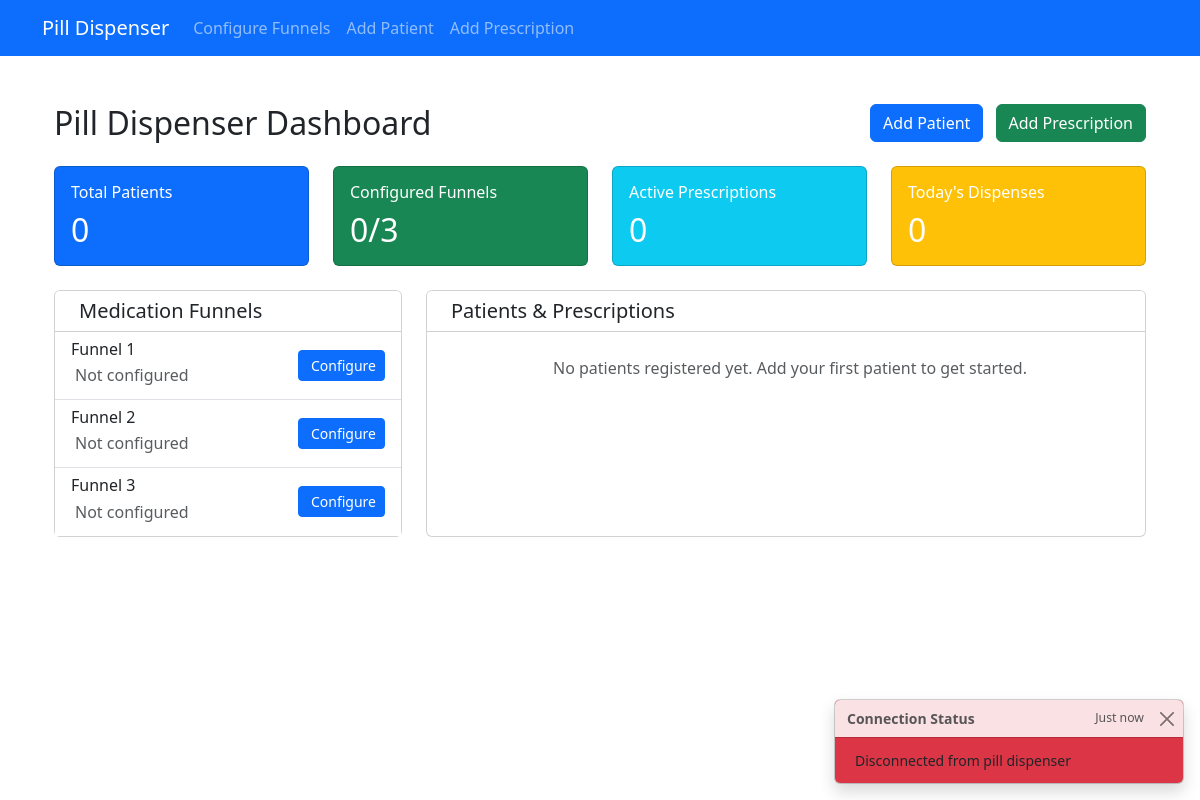
The page / on the database its author committed.
### app.py (models this page shows)
class Funnel(db.Model):
    id = db.Column(db.Integer, primary_key=True)
    name = db.Column(db.String(100), nullable=False)
    medication = db.Column(db.String(100), nullable=False)
    capacity = db.Column(db.Integer, nullable=False)
    is_configured = db.Column(db.Boolean, default=False)

### app.py (the view)
@app.route('/')
def index():
    funnels = Funnel.query.all()
    patients = Patient.query.all()
    return render_template('index.html', funnels=funnels, patients=patients)

### templates/index.html (shortened to what this page needs)
{% extends "base.html" %}
{% block content %}
<div class="container-fluid py-4">
    <div class="row mb-4">
        <div class="col-12">
            <div class="d-flex justify-content-between align-items-center">
                <h2 class="mb-0">Pill Dispenser Dashboard</h2>
                <div>
                    <a href="{{ url_for('add_patient') }}" class="btn btn-primary me-2">
                         Add Patient
                    </a>
                    <a href="{{ url_for('add_prescription') }}" class="btn btn-success">
                         Add Prescription
                    </a>
                </div>
            </div>
        </div>
    </div>
    <div class="row mb-4">
        <div class="col-md-3">
            <div class="card bg-primary text-white">
                <div class="card-body">
                    <h6 class="card-title">Total Patients</h6>
                    <h2 class="mb-0">{{ patients|length }}</h2>
                </div>
            </div>
        </div>
        <div class="col-md-3">
            <div class="card bg-success text-white">
                <div class="card-body">
                    <h6 class="card-title">Configured Funnels</h6>
                    <h2 class="mb-0">{{ funnels|selectattr('is_configured')|list|length }}/{{ funnels|length }}</h2>
                </div>
            </div>
        </div>
        <div class="col-md-3">
            <div class="card bg-info text-white">
                <div class="card-body">
                    <h6 class="card-title">Active Prescriptions</h6>
                    <h2 class="mb-0">{{ patients|map(attribute='prescriptions')|map('length')|sum }}</h2>
                </div>
            </div>
        </div>
        <div class="col-md-3">
            <div class="card bg-warning text-white">
                <div class="card-body">
                    <h6 class="card-title">Today's Dispenses</h6>
                    <h2 class="mb-0" id="todayDispenses">0</h2>
                </div>
            </div>
        </div>
    </div>
    <div class="row">
        <div class="col-md-4">
            <div class="card h-100">
                <div class="card-header bg-white">
                    <h5 class="card-title mb-0">
                        Medication Funnels
                    </h5>
                </div>
                <div class="card-body p-0">
                    {% if funnels %}
                        <div class="list-group list-group-flush">
                            {% for funnel in funnels %}
                                <div class="list-group-item">
                                    <div class="d-flex justify-content-between align-items-center">
                                        <div>
                                            <h6 class="mb-1">{{ funnel.name }}</h6>
                                            {% if funnel.is_configured %}
                                                <p class="mb-1 text-success">
                                                    <i class="fas fa-check-circle me-1"></i>
                                                    {{ funnel.medication }}
                                                </p>
                                                <small class="text-muted">
                                                    <i class="fas fa-box me-1"></i>
                                                    {{ funnel.capacity }} pills capacity
                                                </small>
                                            {% else %}
                                                <p class="mb-1 text-muted">
                                                    Not configured
                                                </p>
                                            {% endif %}
                                        </div>
                                        <a href="{{ url_for('configure_funnel', funnel_id=funnel.id) }}"
                                           class="btn btn-sm {% if funnel.is_configured %}btn-outline-primary{% else %}btn-primary{% endif %}">
                                            {% if funnel.is_configured %}
                                                <i class="fas fa-edit me-1"></i>Edit
                                            {% else %}
                                                Configure
                                            {% endif %}
                                        </a>
                                    </div>
                                </div>
                            {% endfor %}
                        </div>
                    {% else %}
                        <div class="text-center py-4">
                            <p class="text-muted mb-0">No funnels available.</p>
                        </div>
                    {% endif %}
                </div>
            </div>
        </div>
        <div class="col-md-8">
            <div class="card h-100">
                <div class="card-header bg-white">
                    <h5 class="card-title mb-0">
                        Patients & Prescriptions
                    </h5>
                </div>
                <div class="card-body p-0">
                    {% if patients %}
                        <div class="list-group list-group-flush">
                            {% for patient in patients %}
                                <div class="list-group-item">
                                    <div class="d-flex justify-content-between align-items-center mb-2">
                                        <h6 class="mb-0">
                                            <i class="fas fa-user me-2"></i>{{ patient.name }}
                                        </h6>
                                        <div>
                                            <a href="{{ url_for('patient_history', patient_id=patient.id) }}"
                                               class="btn btn-sm btn-info me-2">
                                                <i class="fas fa-history me-1"></i>History
                                            </a>
                                        </div>
                                    </div>
                                    {% if patient.prescriptions %}
                                        <div class="prescriptions-list">
                                            {% for prescription in patient.prescriptions %}
                                                <div class="card bg-light mb-2">
                                                    <div class="card-body py-2">
                                                        <div class="d-flex justify-content-between align-items-center">
                                                            <div>
                                                                <span class="badge bg-primary me-2">
                                                                    {{ prescription.dosage }} pills
                                                                </span>
                                                                {% for funnel in prescription.funnels %}
                                                                    <span class="badge bg-secondary me-1">
                                                                        {{ funnel.medication }}
                                                                    </span>
                                                                {% endfor %}
                                                            </div>
                                                            <button class="btn btn-sm btn-success dispense-btn"
                                                                    data-prescription-id="{{ prescription.id }}">
                                                                <i class="fas fa-pills me-1"></i>Dispense
                                                            </button>
                                                        </div>
                                                    </div>
                                                </div>
                                            {% endfor %}
                                        </div>
                                    {% else %}
                                        <div class="text-center py-2">
                                            <small class="text-muted">
                                                <i class="fas fa-info-circle me-1"></i>
                                                No prescriptions for this patient
                                            </small>
                                        </div>
                                    {% endif %}
                                </div>
                            {% endfor %}
                        </div>
                    {% else %}
                        <div class="text-center py-4">
                            <p class="text-muted mb-0">
                                No patients registered yet. Add your first patient to get started.
                            </p>
                        </div>
                    {% endif %}
                </div>
            </div>
        </div>
    </div>
</div>
<div class="position-fixed bottom-0 end-0 p-3" style="z-index: 11">
    <div id="connectionStatus" class="toast" role="alert" aria-live="assertive" aria-atomic="true">
        <div class="toast-header">
            <strong class="me-auto">Connection Status</strong>
            <small>Just now</small>
            <button type="button" class="btn-close" data-bs-dismiss="toast" aria-label="Close"></button>
        </div>
        <div class="toast-body">
        </div>
    </div>
</div>
{% endblock %}

### templates/base.html (shortened to what this page needs)
<!DOCTYPE html>
<html lang="en">
<head>
    <link href="https://cdn.jsdelivr.net/npm/bootstrap@5.3.0/dist/css/bootstrap.min.css" rel="stylesheet">
</head>
<body>
    <nav class="navbar navbar-expand-lg navbar-dark bg-primary">
        <div class="container">
            <a class="navbar-brand" href="{{ url_for('index') }}">Pill Dispenser</a>
            <div class="collapse navbar-collapse" id="navbarNav">
                <ul class="navbar-nav">
                    <li class="nav-item">
                        <a class="nav-link" href="{{ url_for('index') }}">Configure Funnels</a>
                    </li>
                    <li class="nav-item">
                        <a class="nav-link" href="{{ url_for('add_patient') }}">Add Patient</a>
                    </li>
                    <li class="nav-item">
                        <a class="nav-link" href="{{ url_for('add_prescription') }}">Add Prescription</a>
                    </li>
                </ul>
            </div>
        </div>
    </nav>
    <div class="container mt-4">
        {% block content %}{% endblock %}
    </div>
</body>
</html>

### rows shown on the page
Funnel: name "Funnel 1", is_configured "Not configured"
Funnel: name "Funnel 2", is_configured "Not configured"
Funnel: name "Funnel 3", is_configured "Not configured"

### other values the page prints
{{ patients|length }} "0"
{{ funnels|selectattr('is_configured')|list|length }} "0"
{{ funnels|length }} "3"
{{ patients|map(attribute='prescriptions')|map('length')|sum }} "0"
